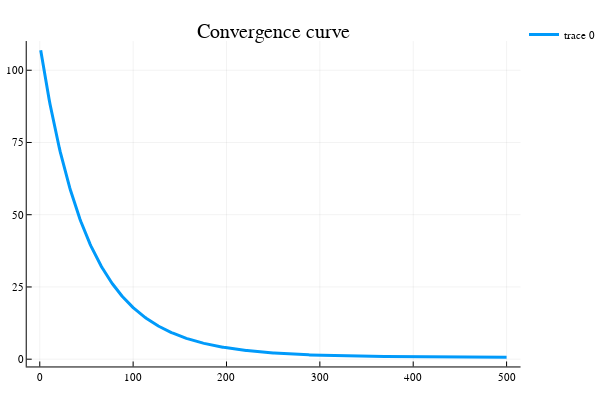

Notebook cell for this chart:
### Markdown cell above
**Question 3 :** Résoudre le problème en utilisant un algorithme de sous-gradient. Vous implanterez les trois stratégies de pas vues en cours. Vous afficherez les courbes de convergence de $f_{best}^k$. 

**Question 4 :** Quelle influence a le paramètre $\lambda$ sur la convergence de l'algorithme et la qualité de la soltuion optimisée ?

### Code cell
#Pkg.add("Plots")
using Plots

#Initialisation
x = zeros(n, 1);
xbest = x;
i = 0;
fbest = 1000000; # $f_{best}^0$
histo = [];# Suite des itérés f_{best}^k

lambda = 1e-2;

choix_pas = 1;
itermax = 500;

xp = x;
fbest = +Inf
xbest = +Inf
while i < itermax
    i = i + 1
    # Insérer votre code
    grad_k = subgradf(xp, y, H, W, lambda)
    
    if choix_pas == 1
        xp -= 1e-2 * grad_k #Constant
    elseif choix_pas == 2
        xp -= 1 / (100 * i) * grad_k #S1 diverge et S2 converge
    elseif choix_pas == 3
        xp -= 1 / (1000 * sqrt(i)) * grad_k #S1 diverge et S2 diverge
    end
    fxp = evalf(xp, y, H, W, lambda)

    if fxp < fbest
        fbest = fxp
        xbest = xp
    end
    # Fin insérer code

    # Stockage
    append!(histo, fbest)
end

#histo
#Affichage des courbes de convergence
plotly();
iter = 1:itermax;
plot(iter, histo, title = "Convergence curve", label = ["f"], lw = 3)

### Figure 1 — Plotly figure (JSON) as saved in the notebook; plotly's stock layout.template omitted (floating-point values rounded to 4 significant figures; data arrays with more than 128 entries replaced by an {"elided": "..."} marker saying what was removed)
{"data": [{"colorbar": {"title": ""}, "legendgroup": ["f"], "line": {"color": "rgba(0, 154, 250, 1.000)", "dash": "solid", "shape": "linear", "width": 3}, "mode": "lines", "name": ["f"], "showlegend": true, "type": "scatter", "x": {"elided": "500 int values"}, "xaxis": "x1", "y": {"elided": "500 float values"}, "yaxis": "y1", "zmax": null, "zmin": null}], "layout": {"annotations": [{"font": {"color": "rgba(0, 0, 0, 1.000)", "family": "sans-serif", "size": 20}, "rotation": 0, "showarrow": false, "text": "Convergence curve", "x": 0.5222, "xanchor": "center", "xref": "paper", "y": 1, "yanchor": "top", "yref": "paper"}], "height": 400, "legend": {"bgcolor": "rgba(255, 255, 255, 1.000)", "bordercolor": "rgba(0, 0, 0, 1.000)", "font": {"color": "rgba(0, 0, 0, 1.000)", "family": "sans-serif", "size": 11}, "tracegroupgap": 0, "x": 1, "y": 1}, "margin": {"b": 20, "l": 0, "r": 0, "t": 20}, "paper_bgcolor": "rgba(255, 255, 255, 1.000)", "plot_bgcolor": "rgba(255, 255, 255, 1.000)", "showlegend": true, "width": 600, "xaxis": {"anchor": "y1", "domain": [0.05101, 0.9934], "gridcolor": "rgba(0, 0, 0, 0.100)", "gridwidth": 0.5, "linecolor": "rgba(0, 0, 0, 1.000)", "mirror": false, "range": [-13.97, 515.0], "showgrid": true, "showline": true, "showticklabels": true, "tickangle": 0, "tickcolor": "rgb(0, 0, 0)", "tickfont": {"color": "rgba(0, 0, 0, 1.000)", "family": "sans-serif", "size": 11}, "tickmode": "array", "ticks": "inside", "ticktext": ["0", "100", "200", "300", "400", "500"], "tickvals": [0, 100, 200, 300, 400, 500], "title": "", "titlefont": {"color": "rgba(0, 0, 0, 1.000)", "family": "sans-serif", "size": 15}, "type": "-", "visible": true, "zeroline": false, "zerolinecolor": "rgba(0, 0, 0, 1.000)"}, "yaxis": {"anchor": "x1", "domain": [0.03762, 0.9415], "gridcolor": "rgba(0, 0, 0, 0.100)", "gridwidth": 0.5, "linecolor": "rgba(0, 0, 0, 1.000)", "mirror": false, "range": [-2.514, 110.1], "showgrid": true, "showline": true, "showticklabels": true, "tickangle": 0, "tickcolor": "rgb(0, 0, 0)", "tickfont": {"color": "rgba(0, 0, 0, 1.000)", "family": "sans-serif", "size": 11}, "tickmode": "array", "ticks": "inside", "ticktext": ["0", "25", "50", "75", "100"], "tickvals": [0, 25, 50, 75, 100], "title": "", "titlefont": {"color": "rgba(0, 0, 0, 1.000)", "family": "sans-serif", "size": 15}, "type": "-", "visible": true, "zeroline": false, "zerolinecolor": "rgba(0, 0, 0, 1.000)"}}}
